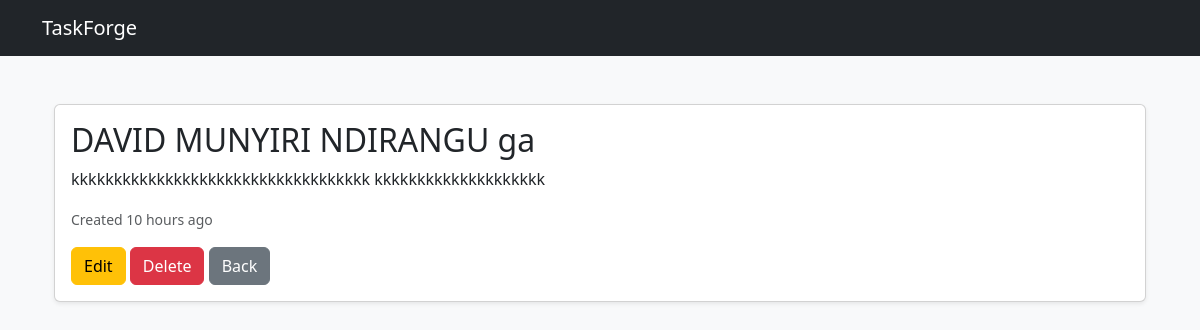
/projects/david-munyiri-ndirangu-ga/, run on the app's committed database.
### tasks/models.py (models this page shows, shortened)
class Project(models.Model):
    name = models.CharField(max_length=200, unique=True)
    description = models.TextField(blank=True, null=True)
    created_at = models.DateTimeField(auto_now_add=True)
    slug = models.SlugField(max_length=200, unique=True, blank=True)
    class Meta:
        verbose_name_plural = "Projects"
        ordering =["-created_at"]

### tasks/views.py (the view)
# urls.py: path("projects/<slug:slug>/", views.project_details,  name="project-details"),
def project_details(request, slug):
    project = Project.objects.get(slug=slug)
    context = {
        "project": project
    }
    return render(request, "tasks/project_details.html", context)

### tasks/templates/tasks/project_details.html
{% extends "base.html" %}
{% load humanize %}
{% block content %}
<div class="container mt-4">
    <div class="card shadow-sm">
        <div class="card-body">
            <h2 class="card-title">{{ project.name }}</h2>
            <p class="card-text">{{ project.description|default:"No description provided." }}</p>
            <p class="text-muted">
                <small>Created {{ project.created_at|naturaltime }}</small>
            </p>
            <a href="{% url 'update-project'  project.slug %}" class="btn btn-warning">Edit</a>
            <a href="{% url 'delete-project' project.slug %}" class="btn btn-danger" >Delete</a>
            <a href="{% url 'project-list' %}" class="btn btn-secondary">Back</a>
        </div>
    </div>
</div>
{% endblock %}

### data on the page
Project: name "DAVID MUNYIRI NDIRANGU ga", description "kkkkkkkkkkkkkkkkkkkkkkkkkkkkkkkkkkk kkkkkkkkkkkkkkkkkkkk", created_at "10 hours ago"
